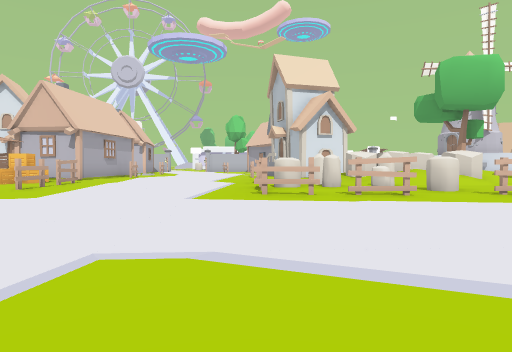
View 1 (above)

24 first-person views from a walk through a Unity game level. The camera is 1.4 m above the floor, tilts 2° down and sees 75° across. The floor is counted in squares, 2.62 m on a side. Each view is taken from the middle of a square. On the plan, view 1 faces up. The plan holds only what a view shows up to about 9 squares ahead; the rest is blank. The place goes on beyond the plan. The player is left out. Some animated figures are left out.

View 2
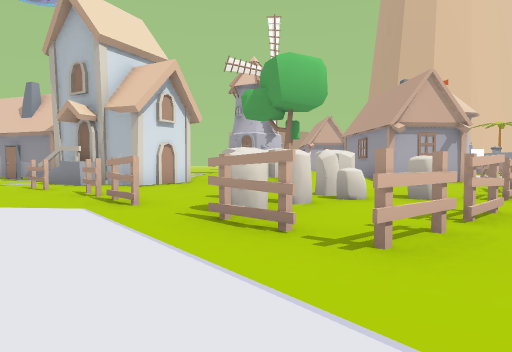

View 3
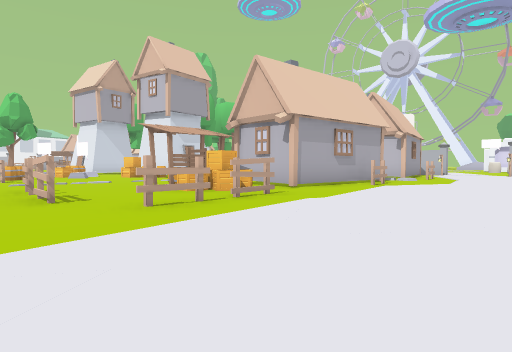

View 4
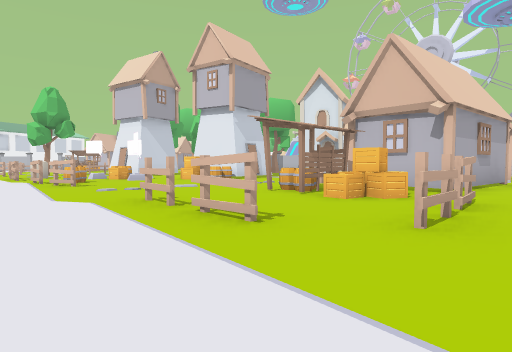

View 5
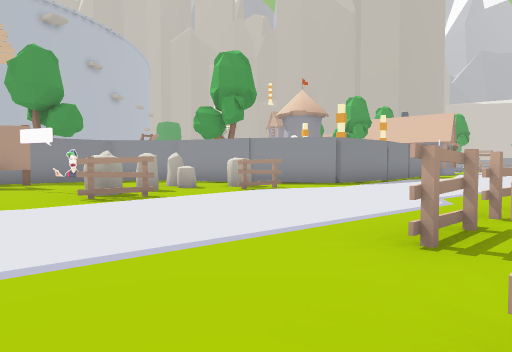

View 6
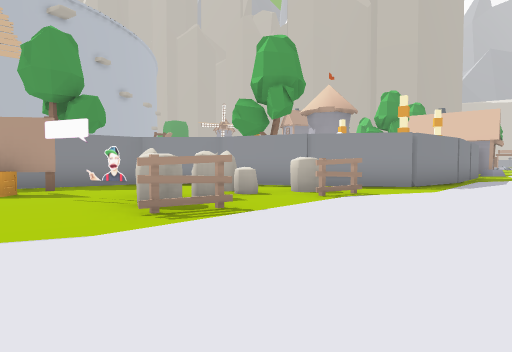

View 7
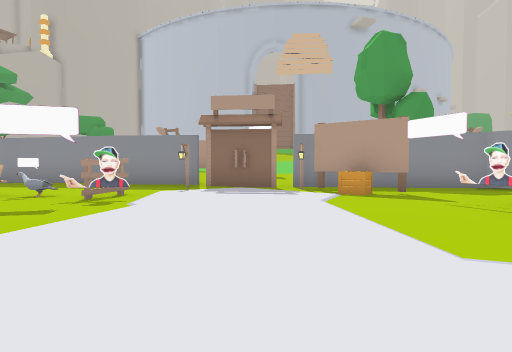

View 8
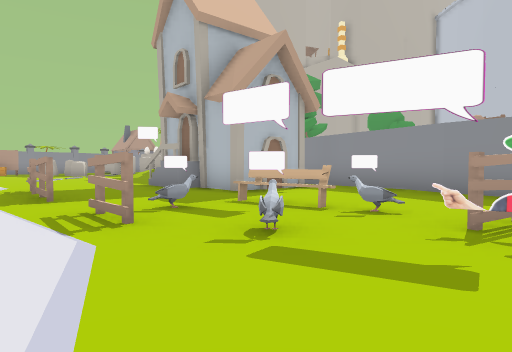

View 9
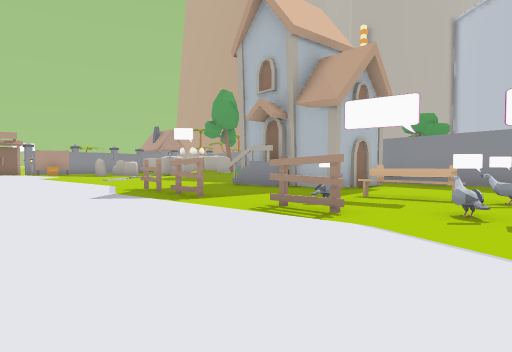

View 10
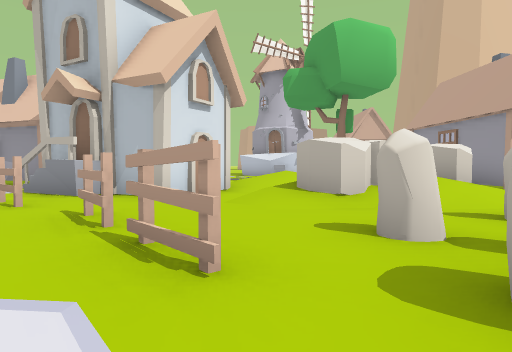

View 11
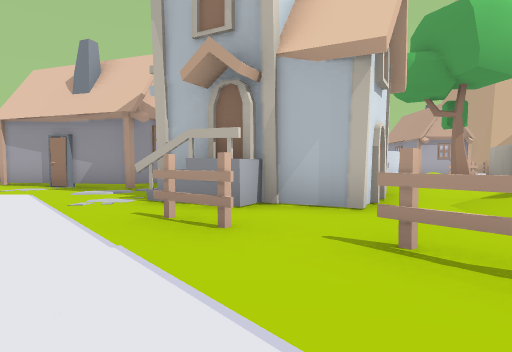

View 12
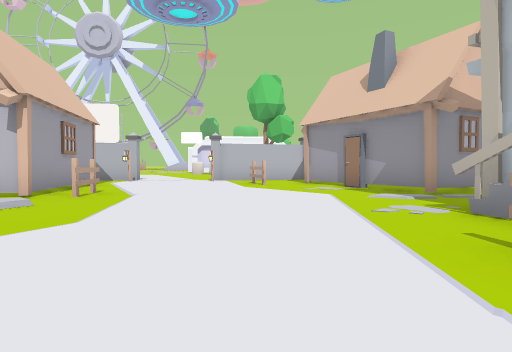

View 13
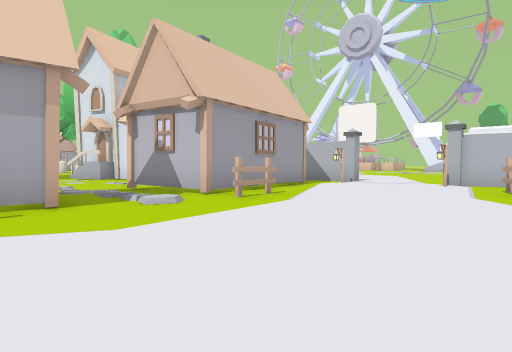

View 14
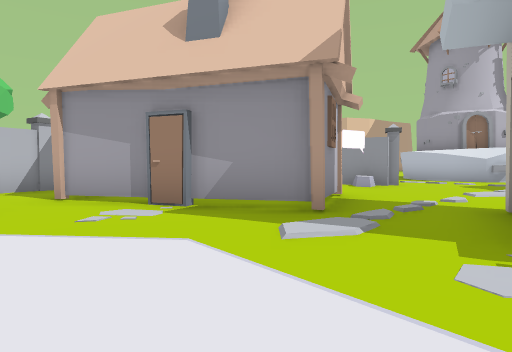

View 15
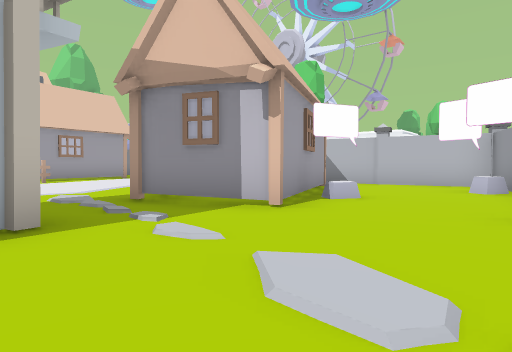

View 16
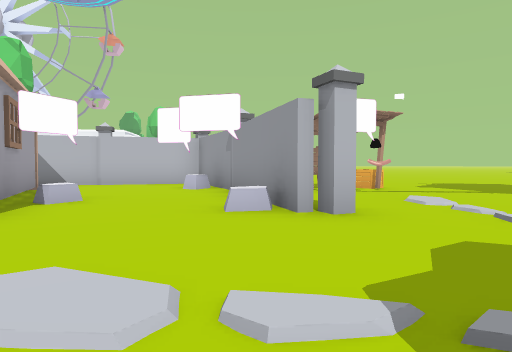

View 17
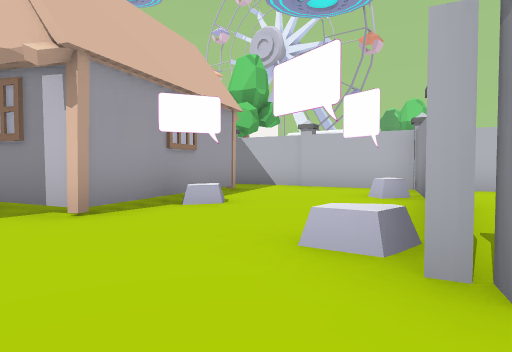

View 18
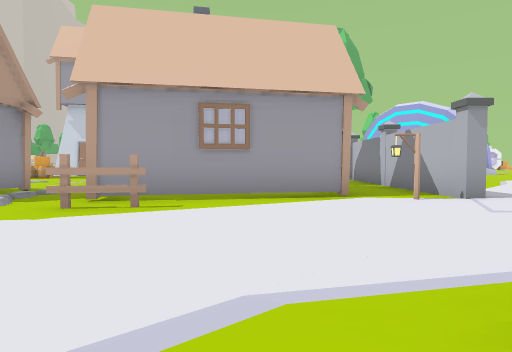

View 19
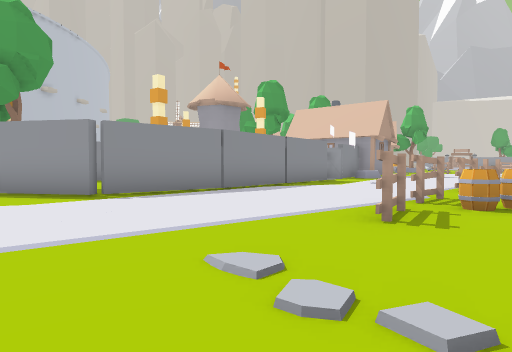

View 20
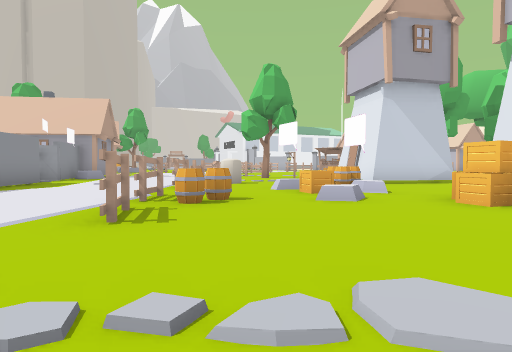

View 21
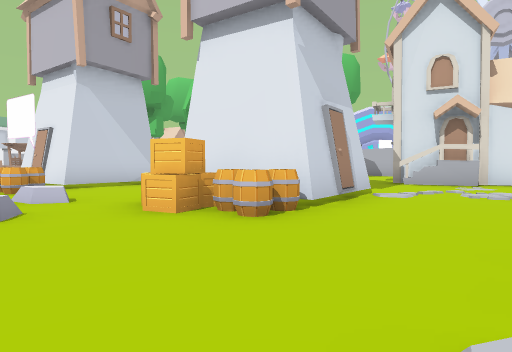

View 22
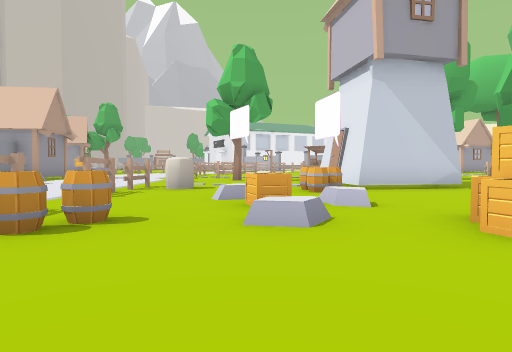

View 23
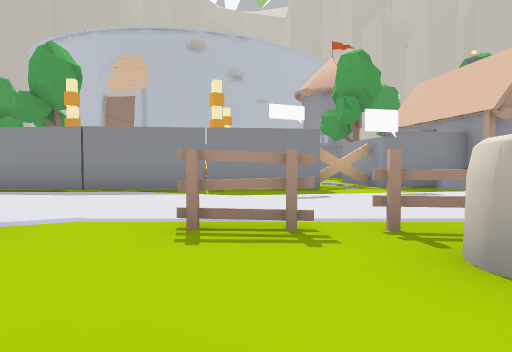

View 24
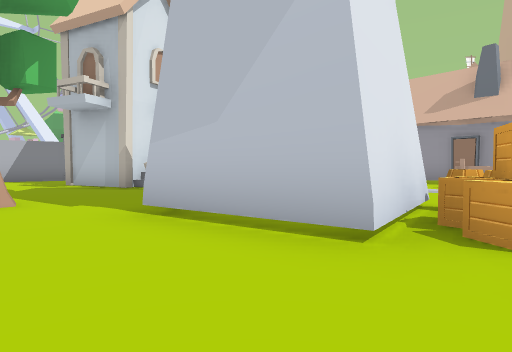

### Floor plan
Key: @ floor where view 1 was taken; # wall or solid block; x gap in a wall; . floor; / step, stairs or slope; = window, fence, low wall or low ledge; O other object.
Columns run from 23 left of view 1 to 7 right of it. Each row starts with its distance up from view 1.
 26                             ##
 25                         #####.
 24                 ..  #####...#.
 23              #####..#...O...O#O
 22               .......O.O O...#.
 21                OO....O.##OO..#.
 20       ..O       #......O#.O..O#
 19       ..OOOO   O#O......##O....
 18       ...O..    #OO.....O#.....
 17       .........x...............
 16       #....   ..........OOO...
 15      ... O.. ..OOO......O.O
 14    ....# O.. ..# OO....OOOO/
 13    #...###...O.O OO....O.O.//
 12    ##..#OO... O  O.....O..//OO
 11   O#O...OO... . .O.....O..OOO
 10    .O.O.......OOOO.....O..///O
  9      .OOO......OO.O......O.///
  8    ...............O.....OOO...
  7    OO...O.O.......O....O...O...
  6    .OO.O.O....OOO......OOO..OOO
  5    .........................
  4   ..........................
  3  ..............................
  2  O..########.O..O..............
  1 ###O  O  O  #OO..O.......O..OO.
  0 O           ##OOOO.....@O.O...O
 -1 O            #O.O=....=O.......
 -2 O          O # ..OO...O.OOO..OO
 -3            O      O#.......OOOO
 -4                #####OO#....OO
 -5                 O      ####.
 -6                           ##

Where each view was taken, in squares from view 1:
view 1: 0 up, 0 right, facing up
view 2: 5 up, 2 left, facing up-right
view 3: 5 up, 1 left, facing up-left
view 4: 4 up, 4 left, facing up-left
view 5: 7 up, 4 left, facing down-left
view 6: 5 up, 4 left, facing down-left
view 7: 4 up, 3 left, facing down
view 8: 2 up, 1 left, facing down-right
view 9: 4 up, 0 right, facing down-right
view 10: 8 up, 1 left, facing up-right
view 11: 11 up, 2 left, facing up-right
view 12: 12 up, 2 left, facing up
view 13: 14 up, 1 left, facing up-left
view 14: 16 up, 2 left, facing up-right
view 15: 16 up, 6 right, facing up-left
view 16: 16 up, 6 right, facing up
view 17: 18 up, 7 right, facing up-left
view 18: 20 up, 1 left, facing left
view 19: 8 up, 10 left, facing down-left
view 20: 8 up, 10 left, facing left
view 21: 9 up, 11 left, facing up-left
view 22: 9 up, 12 left, facing left
view 23: 9 up, 18 left, facing down
view 24: 11 up, 18 left, facing up-right
